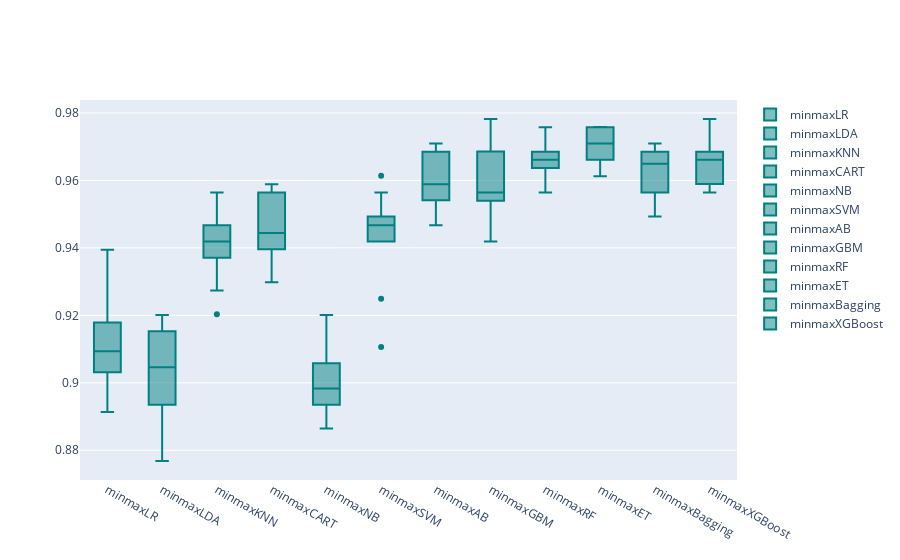

The notebook cell saved with this chart:
### Code cell
models = GetScaledModel('minmax')
names,results = BasedLine2(X_train, y_train,models)
PlotBoxR().PlotResult(names,results)

scaledScoreMinMax = ScoreDataFrame(names,results)
compareModels = pd.concat([basedLineScore,
                           scaledScoreStandard,
                          scaledScoreMinMax], axis=1)
compareModels

### Figure 1 — Plotly figure (JSON) as saved in the notebook; plotly's stock layout.template omitted (floating-point values rounded to 4 significant figures)
{"data": [{"marker": {"color": "rgb(0, 128, 128)"}, "name": "minmaxLR", "type": "box", "y": [0.9058, 0.9179, 0.8913, 0.8983, 0.9128, 0.9031, 0.9128, 0.9031, 0.9395, 0.9274]}, {"marker": {"color": "rgb(0, 128, 128)"}, "name": "minmaxLDA", "type": "box", "y": [0.9058, 0.9034, 0.8768, 0.8886, 0.9153, 0.8935, 0.9128, 0.8983, 0.9201, 0.9153]}, {"marker": {"color": "rgb(0, 128, 128)"}, "name": "minmaxKNN", "type": "box", "y": [0.9541, 0.9372, 0.9203, 0.9274, 0.9419, 0.9419, 0.9419, 0.937, 0.9467, 0.9564]}, {"marker": {"color": "rgb(0, 128, 128)"}, "name": "minmaxCART", "type": "box", "y": [0.9565, 0.942, 0.9396, 0.9298, 0.9564, 0.9588, 0.9419, 0.9467, 0.9564, 0.9395]}, {"marker": {"color": "rgb(0, 128, 128)"}, "name": "minmaxNB", "type": "box", "y": [0.9034, 0.9058, 0.8865, 0.8935, 0.8983, 0.8983, 0.8935, 0.891, 0.9104, 0.9201]}, {"marker": {"color": "rgb(0, 128, 128)"}, "name": "minmaxSVM", "type": "box", "y": [0.9614, 0.9493, 0.9106, 0.9249, 0.9467, 0.9419, 0.9467, 0.9467, 0.9564, 0.9443]}, {"marker": {"color": "rgb(0, 128, 128)"}, "name": "minmaxAB", "type": "box", "y": [0.9517, 0.9589, 0.9541, 0.9467, 0.9564, 0.9685, 0.9588, 0.9588, 0.9685, 0.9709]}, {"marker": {"color": "rgb(0, 128, 128)"}, "name": "minmaxGBM", "type": "box", "y": [0.9686, 0.9686, 0.9469, 0.9419, 0.9564, 0.9734, 0.954, 0.954, 0.9564, 0.9782]}, {"marker": {"color": "rgb(0, 128, 128)"}, "name": "minmaxRF", "type": "box", "y": [0.9662, 0.971, 0.9662, 0.9637, 0.9685, 0.9758, 0.9661, 0.9564, 0.9637, 0.9613]}, {"marker": {"color": "rgb(0, 128, 128)"}, "name": "minmaxET", "type": "box", "y": [0.971, 0.9758, 0.9638, 0.9661, 0.9709, 0.9758, 0.9685, 0.9613, 0.9758, 0.9709]}, {"marker": {"color": "rgb(0, 128, 128)"}, "name": "minmaxBagging", "type": "box", "y": [0.9638, 0.9589, 0.9493, 0.9564, 0.9661, 0.9709, 0.9685, 0.9516, 0.9661, 0.9709]}, {"marker": {"color": "rgb(0, 128, 128)"}, "name": "minmaxXGBoost", "type": "box", "y": [0.9686, 0.9662, 0.9589, 0.9564, 0.9661, 0.9782, 0.9588, 0.9637, 0.9685, 0.9685]}], "layout": {}}
